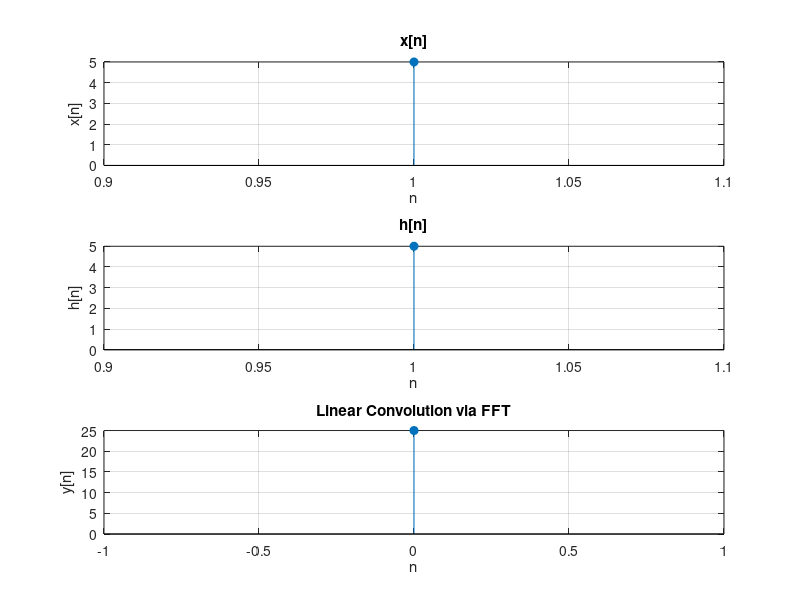

Recreate this plot in MATLAB.
clc;
clear all;
close all;

% Linear convolution using the FFT
x = input('Enter the first signal x[n]: ');
h = input('Enter the second signal h[n]: ');

L = length(x) + length(h) - 1;
Nfft = 2^nextpow2(L);

X = fft(x, Nfft);
H = fft(h, Nfft);
Y = X .* H;
y_fft = ifft(Y);
y_fft = real(y_fft(1:L));  % Remove numerical imaginary part

% Direct convolution for comparison
y_direct = conv(x, h);

disp('Linear convolution using FFT:');
disp(y_fft);
disp('Linear convolution using conv():');
disp(y_direct);

figure;
subplot(3,1,1);
stem(x, 'filled'); title('x[n]'); xlabel('n'); ylabel('x[n]'); grid on;
subplot(3,1,2);
stem(h, 'filled'); title('h[n]'); xlabel('n'); ylabel('h[n]'); grid on;
subplot(3,1,3);
stem(0:L-1, y_fft, 'filled'); title('Linear Convolution via FFT'); xlabel('n'); ylabel('y[n]'); grid on;
